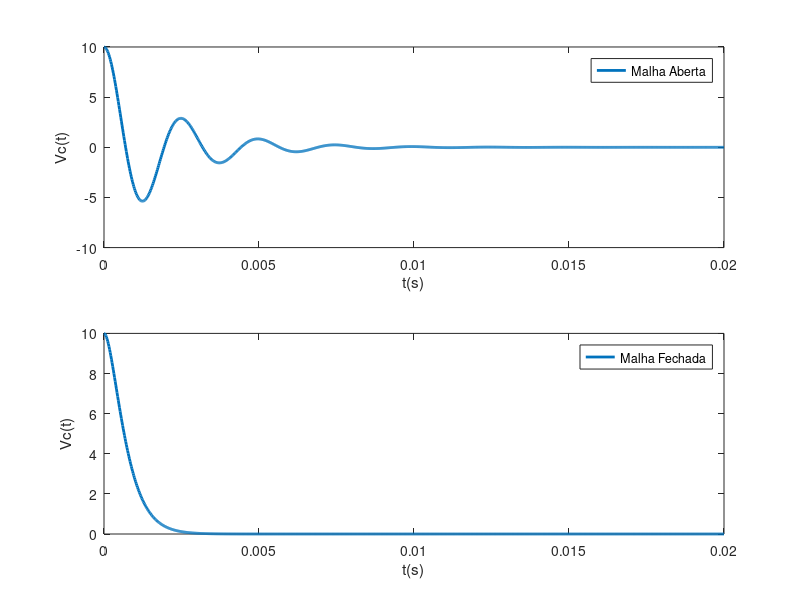

The MATLAB script that drew this image:
% Declaração do circuito RLC

R=1; %  Resistor de 1 Ohms
L=1*10^(-3); % Indultor de 1mH
C=150*10^(-6); % Capacitor de 150uF

% Sistema de espaço de estado
% x' = Ax + Bu
% y  = Cx + Du

A=[0 (1/C); (-1/L) (-R/L)];
B=[0; 1/L];
C=[1 0];
D=0;
sistema=ss(A,B,C,D);

% Verificando quais são os polos de malha aberta

eig(A);

% Verificando a controlabilidade do sistema 
% Posto da matriz

Controlabilidade=ctrb(A, B);
rank(Controlabilidade);

% Vetor de Ganho K para polos desejados

polos=[-2582 -2582];
K=acker(A,B,polos)

% Agora a verificação dos polos do sistema
% em malha fechada

eig(A-B*K);

% Novo Sistema de Malha Fechada

Amf=A-B*K;
Bmf=[0; 0];
Cmf=C;
Dmf=D;
sistemaMF=ss(Amf, Bmf, Cmf, Dmf);

% Condição Inicial

X0 = [10; 0];

% Tempo de Simulação

t=linspace(0, 0.02, 1000);

% Respostas de condição inicial

[YMA tplotMA]=initial(sistema, X0, t);
[YMF tplotMF]=initial(sistemaMF, X0, t);

figure;
subplot(2, 1, 1);
plot(t, YMA, 'linewidth', 2);
xlabel('t(s)');
ylabel('Vc(t)');
legend('Malha Aberta');
subplot(2, 1, 2);
plot(t, YMF, 'linewidth', 2);
xlabel('t(s)');
ylabel('Vc(t)');
legend('Malha Fechada');

